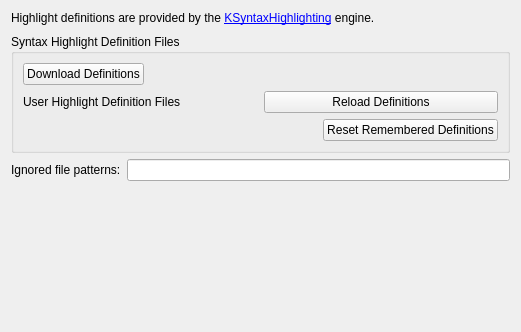
<?xml version="1.0" encoding="UTF-8"?>
<ui version="4.0">
 <class>TextEditor::Internal::HighlighterSettingsPage</class>
 <widget class="QWidget" name="TextEditor::Internal::HighlighterSettingsPage">
  <property name="geometry">
   <rect>
    <x>0</x>
    <y>0</y>
    <width>521</width>
    <height>332</height>
   </rect>
  </property>
  <property name="windowTitle">
   <string/>
  </property>
  <layout class="QVBoxLayout" name="verticalLayout_4">
   <item>
    <widget class="QLabel" name="definitionsInfolabel">
     <property name="sizePolicy">
      <sizepolicy hsizetype="Expanding" vsizetype="Preferred">
       <horstretch>0</horstretch>
       <verstretch>0</verstretch>
      </sizepolicy>
     </property>
     <property name="text">
      <string>&lt;html&gt;&lt;head/&gt;&lt;body&gt;&lt;p&gt;Highlight definitions are provided by the &lt;a href=&quot;https://api.kde.org/frameworks/syntax-highlighting/html/index.html&quot;&gt;KSyntaxHighlighting&lt;/a&gt; engine.&lt;/p&gt;&lt;/body&gt;&lt;/html&gt;</string>
     </property>
     <property name="textFormat">
      <enum>Qt::RichText</enum>
     </property>
     <property name="alignment">
      <set>Qt::AlignLeading|Qt::AlignLeft|Qt::AlignVCenter</set>
     </property>
     <property name="wordWrap">
      <bool>true</bool>
     </property>
     <property name="openExternalLinks">
      <bool>true</bool>
     </property>
    </widget>
   </item>
   <item>
    <spacer name="verticalSpacer_2">
     <property name="orientation">
      <enum>Qt::Vertical</enum>
     </property>
     <property name="sizeType">
      <enum>QSizePolicy::Fixed</enum>
     </property>
     <property name="sizeHint" stdset="0">
      <size>
       <width>20</width>
       <height>3</height>
      </size>
     </property>
    </spacer>
   </item>
   <item>
    <widget class="QGroupBox" name="definitionFilesGroupBox">
     <property name="title">
      <string>Syntax Highlight Definition Files</string>
     </property>
     <layout class="QVBoxLayout" name="verticalLayout_3">
      <item>
       <layout class="QHBoxLayout" name="horizontalLayout_4">
        <item>
         <widget class="QPushButton" name="downloadDefinitions">
          <property name="toolTip">
           <string>Download missing and update existing syntax definition files.</string>
          </property>
          <property name="text">
           <string>Download Definitions</string>
          </property>
         </widget>
        </item>
        <item>
         <widget class="QLabel" name="updateStatus">
          <property name="text">
           <string/>
          </property>
         </widget>
        </item>
        <item>
         <spacer name="horizontalSpacer">
          <property name="orientation">
           <enum>Qt::Horizontal</enum>
          </property>
          <property name="sizeHint" stdset="0">
           <size>
            <width>40</width>
            <height>20</height>
           </size>
          </property>
         </spacer>
        </item>
       </layout>
      </item>
      <item>
       <layout class="QHBoxLayout" name="horizontalLayout_3">
        <item>
         <layout class="QHBoxLayout" name="horizontalLayout">
          <item>
           <widget class="QLabel" name="locationLabel">
            <property name="text">
             <string>User Highlight Definition Files</string>
            </property>
           </widget>
          </item>
          <item>
           <widget class="Utils::PathChooser" name="definitionFilesPath" native="true"/>
          </item>
         </layout>
        </item>
        <item>
         <widget class="QPushButton" name="reloadDefinitions">
          <property name="toolTip">
           <string>Reload externally modified definition files.</string>
          </property>
          <property name="text">
           <string>Reload Definitions</string>
          </property>
         </widget>
        </item>
       </layout>
      </item>
      <item>
       <layout class="QHBoxLayout" name="horizontalLayout_5">
        <item>
         <spacer name="horizontalSpacer_2">
          <property name="orientation">
           <enum>Qt::Horizontal</enum>
          </property>
          <property name="sizeHint" stdset="0">
           <size>
            <width>40</width>
            <height>20</height>
           </size>
          </property>
         </spacer>
        </item>
        <item>
         <widget class="QPushButton" name="resetCache">
          <property name="toolTip">
           <string>Reset definitions remembered for files that can be associated with more than one highlighter definition.</string>
          </property>
          <property name="text">
           <string>Reset Remembered Definitions</string>
          </property>
         </widget>
        </item>
       </layout>
      </item>
     </layout>
    </widget>
   </item>
   <item>
    <layout class="QHBoxLayout" name="horizontalLayout_2">
     <item>
      <widget class="QLabel" name="ignoreLabel">
       <property name="text">
        <string>Ignored file patterns:</string>
       </property>
      </widget>
     </item>
     <item>
      <widget class="QLineEdit" name="ignoreEdit"/>
     </item>
    </layout>
   </item>
   <item>
    <spacer name="verticalSpacer">
     <property name="orientation">
      <enum>Qt::Vertical</enum>
     </property>
     <property name="sizeHint" stdset="0">
      <size>
       <width>20</width>
       <height>117</height>
      </size>
     </property>
    </spacer>
   </item>
  </layout>
 </widget>
 <customwidgets>
  <customwidget>
   <class>Utils::PathChooser</class>
   <extends>QWidget</extends>
   <header location="global">utils/pathchooser.hpp</header>
   <container>1</container>
   <slots>
    <signal>editingFinished()</signal>
    <signal>browsingFinished()</signal>
   </slots>
  </customwidget>
 </customwidgets>
 <tabstops>
  <tabstop>ignoreEdit</tabstop>
 </tabstops>
 <resources/>
 <connections/>
</ui>
